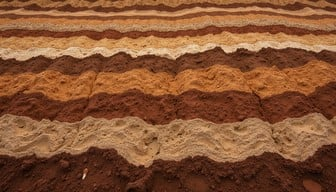
#> input picture LectureCode/Lec4_DFT_Python/dirt.jpg, 336 x 192 px
$ python xCommonShapes_images.py
#> lines starting #> are read from the running program, lines starting #| are printed output that depends on the picture
### LectureCode/Lec4_DFT_Python/dftdemo.py
"""
dftdemo.py
Shared helpers for the Lecture 4 (2D DFT) Python demos.

What is in here:
    sfigure          -> a numbered figure that does not steal focus
    imagesc          -> display an array, one cell per pixel, axis image
    nice3            -> a shaded surface plot of a 2D array
    load_image       -> read a JPEG as float in [0, 1], like im2double
    freq_lpf_2d      -> Gaussian lowpass filter built in the frequency domain
    freq_line_filt_2d-> Gaussian passband along the f_u axis
    dft_ticks        -> 0-based frequency axes, with and without fftshift
    drawnow          -> let the figures repaint inside a loop

Dependencies: numpy, matplotlib, pillow.  xPulseDet.py also needs opencv
(pip install opencv-python) to read the video.

Set the environment variable IMDEMO_SAVE to a directory to write every figure
to PNG instead of opening windows:
    IMDEMO_SAVE=figs python xCommonShapes_simple.py
Animated demos then run to completion and save their final frame.
"""

import os
from pathlib import Path

import matplotlib as mpl
import numpy as np
from PIL import Image

HERE = Path(__file__).resolve().parent
_SAVE_DIR = os.environ.get("IMDEMO_SAVE")
if _SAVE_DIR:
    mpl.use("Agg")

import matplotlib.pyplot as plt  # noqa: E402

# Dark background, to match the lecture slides.
plt.style.use("dark_background")
mpl.rcParams.update({
    "figure.figsize": (7.5, 5.5),
    "axes.grid": False,
    "image.interpolation": "nearest",
    "font.size": 12,
})

YEL = (1.0, 0.85, 0.15)


# ----------------------------------------------------------------------
# Files
# ----------------------------------------------------------------------
def load_image(name, channel=None):
    """Read an image next to this file as float64 in [0, 1] (like im2double).

    channel=None returns HxWx3; channel=0/1/2 returns that plane (R/G/B).
    """
#> called with name = 'dirt.jpg'
    path = Path(name)
    if not path.is_absolute():
        path = HERE / path
    a = np.asarray(Image.open(path).convert("RGB"), dtype=np.float64) / 255.0
    return a if channel is None else a[:, :, channel]


# ----------------------------------------------------------------------
# Display
# ----------------------------------------------------------------------
def sfigure(n, figsize=None, projection=None):
    """Numbered figure, cleared and ready to draw on.  Returns (fig, ax).

    projection="3d" gives a 3D axes, for nice3().
    """
    fig = plt.figure(n, figsize=figsize)
    fig.clf()
    return fig, fig.add_subplot(111, projection=projection)


def imagesc(ax, img, clim=None, cmap="gray", **kw):
    """imagesc + axis image.  Handles 2D (with colormap) and HxWx3 (as colour).

    Complex input (straight out of ifft2) is shown as its real part.
    """
    img = np.asarray(img)
    if np.iscomplexobj(img):
        img = img.real
    if img.ndim == 3:
        h = ax.imshow(np.clip(img, 0, 1), aspect="equal", **kw)
    else:
        vmin, vmax = (None, None) if clim is None else clim
        h = ax.imshow(img, cmap=cmap, vmin=vmin, vmax=vmax, aspect="equal", **kw)
    ax.set_xticks([])
    ax.set_yticks([])
    return h


# [41 lines left out: functions nice3, dft_ticks, drawnow, not called in this run]


def show():
    """End of script: open the windows, or write PNGs if IMDEMO_SAVE is set."""
    if not _SAVE_DIR:
        plt.show()
        return
    os.makedirs(_SAVE_DIR, exist_ok=True)
    for n in plt.get_fignums():
        plt.figure(n).savefig(
            os.path.join(_SAVE_DIR, f"fig{n:02d}.png"), dpi=110)
    plt.close("all")


# ----------------------------------------------------------------------
# Frequency-domain filters
# ----------------------------------------------------------------------
# [68 lines left out: functions _freq_grid, freq_lpf_2d, freq_line_filt_2d, conjugate_partner, single_wave, disk_kernel and 1 more, not called in this run]

### LectureCode/Lec4_DFT_Python/xCommonShapes_images.py
"""
xCommonShapes_images.py
A real photo and its 2D DFT.  Compressed with a fourth root so the huge DC
term does not swamp everything else.
"""

import numpy as np

from dftdemo import imagesc, load_image, sfigure, show

xc = load_image("dirt.jpg")          # colour, for display
x = xc[:, :, 1]                      # green channel, for the transform
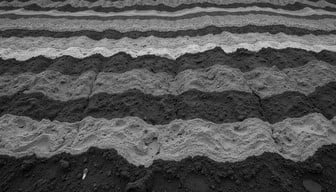
#> x: shape (192, 336) float64; min 0, max 0.855, mean 0.33

fig, ax = sfigure(1)
imagesc(ax, xc)
ax.set_title("Image")

Xf = np.fft.fft2(x)

fig, ax = sfigure(2)
imagesc(ax, np.abs(Xf) ** 0.25, origin="lower")
#> call 2 of imagesc, with cmap = 'gray'
#> in imagesc (call 2), `img = np.asarray(img)`:
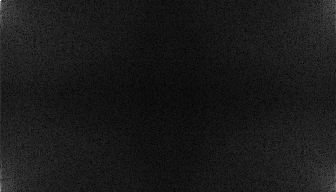
#> img: shape (192, 336) float64; min 0.504, max 12.08, mean 1.69; drawn with min black and max white
ax.set_title("DFT with 0-based indexing")

fig, ax = sfigure(3)
imagesc(ax, np.fft.fftshift(np.abs(Xf)) ** 0.25, origin="lower")
#> call 3 of imagesc, with cmap = 'gray'
#> in imagesc (call 3), `img = np.asarray(img)`:
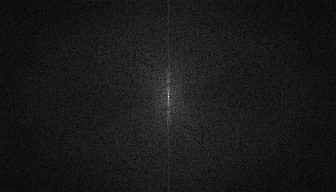
#> img: shape (192, 336) float64; min 0.504, max 12.08, mean 1.69; drawn with min black and max white
ax.set_title("fftshift(DFT), 0-based indexing")

show()

$ run again, with LectureCode/Lec4_DFT_Python/sunset_128.jpg copied over LectureCode/Lec4_DFT_Python/dirt.jpg
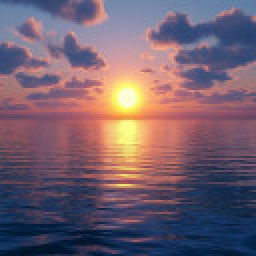
#> input picture LectureCode/Lec4_DFT_Python/sunset_128.jpg, 128 x 128 px (shown 2 times larger)
#> `x = xc[:, :, 1]`:
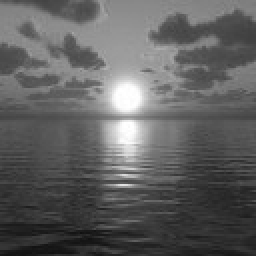
#> x: shape (128, 128) float64 (shown 2 times larger); min 0.0627, max 1, mean 0.375
#> in imagesc (call 3), `img = np.asarray(img)`:
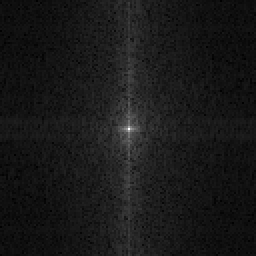
#> img: shape (128, 128) float64 (shown 2 times larger); min 0.363, max 8.85, mean 1.2; drawn with min black and max white
